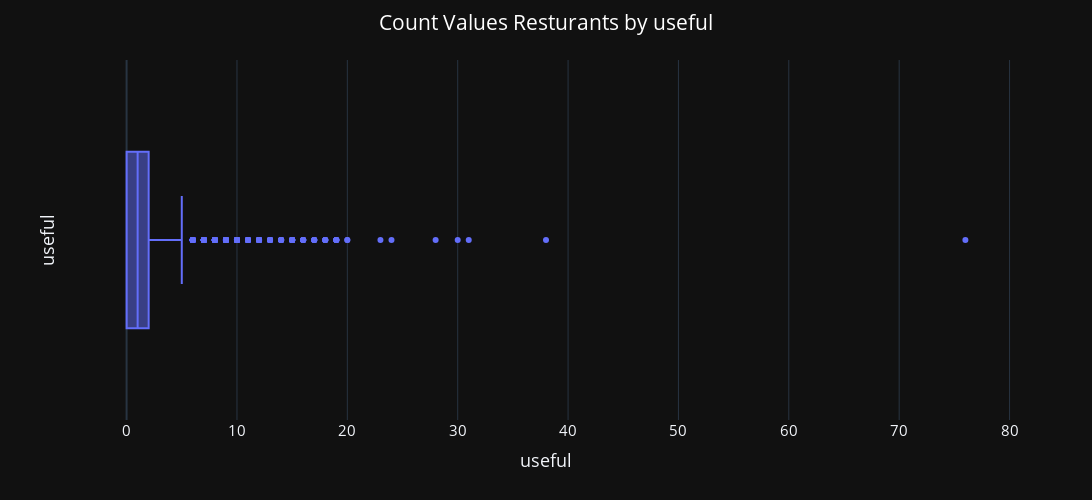

The notebook cell saved with this chart:
### Code cell
# boxplot


fig = px.box(df_restaurants, x="useful", template='plotly_dark')
fig.update_layout(width=1300, height=500,
                  title='Count Values Resturants by useful',
                  title_x = 0.5,
                  font_size = 15,
                  title_font_color="white",                  
                  yaxis_title='useful')
fig.show()

### Figure 1 — Plotly figure (JSON) as saved in the notebook; plotly's stock layout.template omitted (floating-point values rounded to 4 significant figures; data arrays with more than 128 entries replaced by an {"elided": "..."} marker saying what was removed)
{"data": [{"alignmentgroup": "True", "hovertemplate": "useful=%{x}<extra></extra>", "legendgroup": "", "marker": {"color": "#636efa"}, "name": "", "notched": false, "offsetgroup": "", "orientation": "h", "showlegend": false, "type": "box", "x": {"elided": "10000 int values"}, "x0": " ", "xaxis": "x", "y0": " ", "yaxis": "y"}], "layout": {"boxmode": "group", "font": {"size": 15}, "height": 500, "legend": {"tracegroupgap": 0}, "margin": {"t": 60}, "title": {"font": {"color": "white"}, "text": "Count Values Resturants by useful", "x": 0.5}, "width": 1300, "xaxis": {"anchor": "y", "domain": [0, 1], "title": {"text": "useful"}}, "yaxis": {"anchor": "x", "domain": [0, 1], "title": {"text": "useful"}}}}
